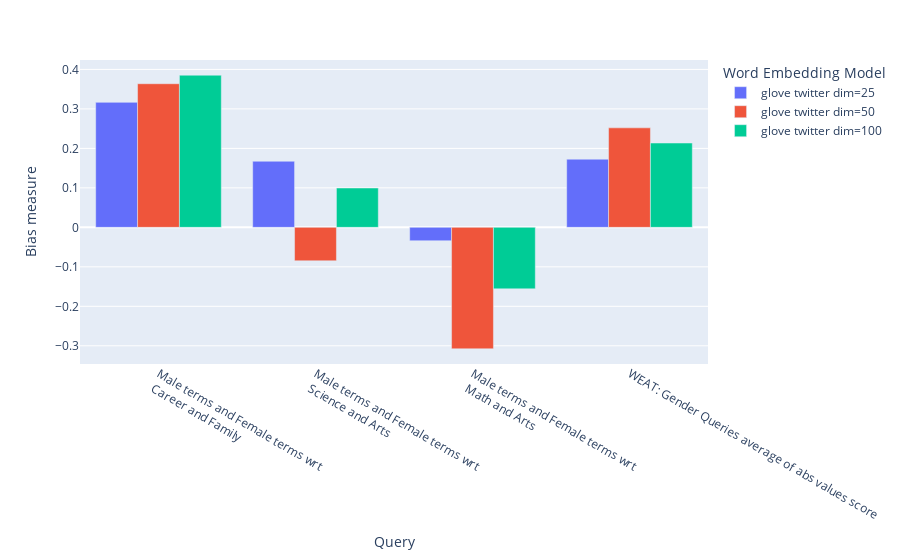

Write notebook code for a chart like this one.
### Code cell
plot_queries_results(WEAT_gender_results_agg).show()

### Figure 1 — Plotly figure (JSON) as saved in the notebook; plotly's stock layout.template omitted (floating-point values rounded to 4 significant figures)
{"data": [{"alignmentgroup": "True", "hovertemplate": "Word Embedding Model=glove twitter dim=25<br>query_name=%{x}<br>value=%{y}<extra></extra>", "legendgroup": "glove twitter dim=25", "marker": {"color": "#636efa", "pattern": {"shape": ""}}, "name": "glove twitter dim=25", "offsetgroup": "glove twitter dim=25", "orientation": "v", "showlegend": true, "textposition": "auto", "type": "bar", "x": ["Male terms and Female terms wrt<br> Career and Family", "Male terms and Female terms wrt<br> Science and Arts", "Male terms and Female terms wrt<br> Math and Arts", "WEAT: Gender Queries average of abs values score"], "xaxis": "x", "y": [0.3166, 0.1674, -0.03391, 0.1726], "yaxis": "y"}, {"alignmentgroup": "True", "hovertemplate": "Word Embedding Model=glove twitter dim=50<br>query_name=%{x}<br>value=%{y}<extra></extra>", "legendgroup": "glove twitter dim=50", "marker": {"color": "#EF553B", "pattern": {"shape": ""}}, "name": "glove twitter dim=50", "offsetgroup": "glove twitter dim=50", "orientation": "v", "showlegend": true, "textposition": "auto", "type": "bar", "x": ["Male terms and Female terms wrt<br> Career and Family", "Male terms and Female terms wrt<br> Science and Arts", "Male terms and Female terms wrt<br> Math and Arts", "WEAT: Gender Queries average of abs values score"], "xaxis": "x", "y": [0.3637, -0.08469, -0.3076, 0.252], "yaxis": "y"}, {"alignmentgroup": "True", "hovertemplate": "Word Embedding Model=glove twitter dim=100<br>query_name=%{x}<br>value=%{y}<extra></extra>", "legendgroup": "glove twitter dim=100", "marker": {"color": "#00cc96", "pattern": {"shape": ""}}, "name": "glove twitter dim=100", "offsetgroup": "glove twitter dim=100", "orientation": "v", "showlegend": true, "textposition": "auto", "type": "bar", "x": ["Male terms and Female terms wrt<br> Career and Family", "Male terms and Female terms wrt<br> Science and Arts", "Male terms and Female terms wrt<br> Math and Arts", "WEAT: Gender Queries average of abs values score"], "xaxis": "x", "y": [0.3854, 0.09963, -0.1558, 0.2136], "yaxis": "y"}], "layout": {"autosize": true, "barmode": "group", "legend": {"title": {"text": "Word Embedding Model"}, "tracegroupgap": 0}, "margin": {"t": 60}, "xaxis": {"anchor": "y", "autorange": true, "domain": [0, 1], "range": [-0.5, 3.5], "title": {"text": "Query"}, "type": "category"}, "yaxis": {"anchor": "x", "autorange": true, "domain": [0, 1], "range": [-0.3461, 0.4238], "title": {"text": "Bias measure"}, "type": "linear"}}}
